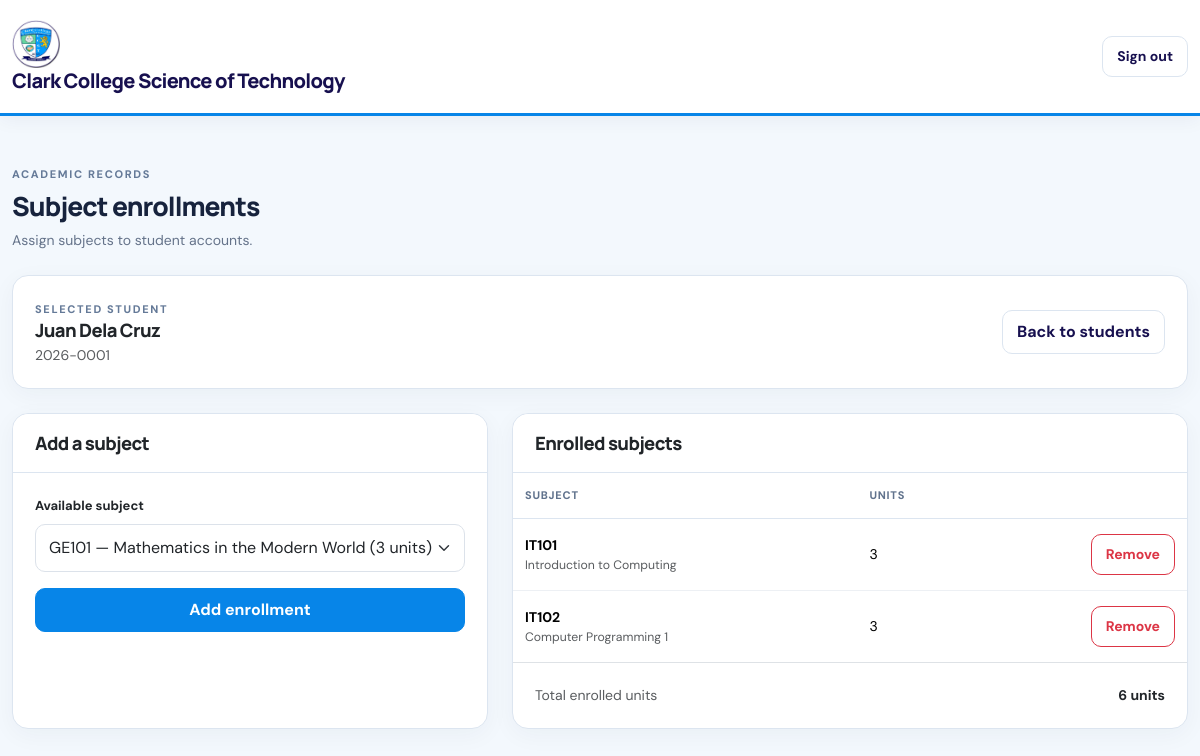
Screenshot of /admin/enrollments/manage.php?student_id=2 (signed in) with the database file from the repository.
### tables this page shows
CREATE TABLE IF NOT EXISTS users (
  id INT AUTO_INCREMENT PRIMARY KEY,
  student_no VARCHAR(30) NULL UNIQUE,
  full_name VARCHAR(100) NOT NULL,
  username VARCHAR(50) NOT NULL UNIQUE,
  password VARCHAR(255) NOT NULL,
  role ENUM('admin','student') NOT NULL DEFAULT 'student',
  created_at TIMESTAMP NOT NULL DEFAULT CURRENT_TIMESTAMP
);

CREATE TABLE IF NOT EXISTS subjects (
  id INT AUTO_INCREMENT PRIMARY KEY,
  subject_code VARCHAR(20) NOT NULL UNIQUE,
  subject_name VARCHAR(100) NOT NULL,
  units INT NOT NULL,
  created_at TIMESTAMP NOT NULL DEFAULT CURRENT_TIMESTAMP
);

### config/helpers.php (called while the page is built, shortened)
<?php
function e($value) { return htmlspecialchars((string)$value, ENT_QUOTES, 'UTF-8'); }

### admin/enrollments/manage.php (the view, shortened to what this page needs)
<?php
require_once '../../config/database.php';require_once '../../config/helpers.php';require_role('admin');$studentId=(int)($_GET['student_id']??$_POST['student_id']??0);$stmt=mysqli_prepare($conn,"SELECT id,student_no,full_name FROM users WHERE id=? AND role='student'");mysqli_stmt_bind_param($stmt,'i',$studentId);mysqli_stmt_execute($stmt);$student=mysqli_fetch_assoc(mysqli_stmt_get_result($stmt));$error='';
$subjects=$student?mysqli_query($conn,'SELECT s.id,s.subject_code,s.subject_name,s.units FROM subjects s WHERE NOT EXISTS(SELECT 1 FROM enrollments e WHERE e.student_id='.(int)$studentId.' AND e.subject_id=s.id) ORDER BY s.subject_code'):false;
$enrolled=$student?mysqli_query($conn,'SELECT s.id,s.subject_code,s.subject_name,s.units FROM subjects s JOIN enrollments e ON e.subject_id=s.id WHERE e.student_id='.(int)$studentId.' ORDER BY s.subject_code'):false;
?>
<!doctype html><html lang="en"><head><meta charset="utf-8"><meta name="viewport" content="width=device-width, initial-scale=1"><title>Enrollments · Clark College Science of Technology</title><link href="../../assets/vendor/bootstrap/css/bootstrap.min.css" rel="stylesheet"><link href="../../assets/css/style.css" rel="stylesheet"></head><body><nav class="navbar"><div class="container app-container"><a class="navbar-brand" href="../dashboard.php"><img class="school-logo school-logo-nav" src="../../assets/images/school-logo.jpg" alt="Clark College of Science and Technology logo">Clark College Science of Technology</a><a class="btn btn-light btn-sm" href="../../logout.php">Sign out</a></div></nav><main class="container app-container pb-5"><div class="page-head"><div><p class="eyebrow">ACADEMIC RECORDS</p><h2>Subject enrollments</h2><p class="subheading">Assign subjects to student accounts.</p></div></div><?php show_flash();?>
<?php if(!$student):?><section class="card"><div class="card-header"><h3 class="mb-0">Choose a student</h3></div><div class="card-body"><form method="get" class="row g-3 align-items-end"><div class="col-md-9"><label class="form-label">Student</label><select class="form-select" name="student_id" required><option value="">Select a student…</option><?php while($s=mysqli_fetch_assoc($students)):?><option value="<?=(int)$s['id']?>"><?=e(($s['student_no']?:'No student number').' — '.$s['full_name'])?></option><?php endwhile;?></select></div><div class="col-md-3"><button class="btn btn-primary w-100">Manage enrollments</button></div></form></div></section>
<?php else:?><div class="card mb-4"><div class="card-body d-flex flex-wrap align-items-center justify-content-between gap-3"><div><span class="eyebrow">SELECTED STUDENT</span><h3 class="mb-1"><?=e($student['full_name'])?></h3><span class="text-muted"><?=e($student['student_no'])?></span></div><a class="btn btn-light" href="../students/index.php">Back to students</a></div></div><div class="row g-4"><div class="col-lg-5"><section class="card h-100"><div class="card-header"><h3 class="mb-0">Add a subject</h3></div><div class="card-body"><?php if($subjects&&mysqli_num_rows($subjects)):?><form method="post"><input type="hidden" name="csrf_token" value="<?=e(csrf_token())?>"><input type="hidden" name="student_id" value="<?=$studentId?>"><input type="hidden" name="action" value="add"><label class="form-label">Available subject</label><select class="form-select mb-3" name="subject_id" required><?php while($s=mysqli_fetch_assoc($subjects)):?><option value="<?=(int)$s['id']?>"><?=e($s['subject_code'].' — '.$s['subject_name'].' ('.$s['units'].' units)')?></option><?php endwhile;?></select><button class="btn btn-primary w-100">Add enrollment</button></form><?php else:?><div class="empty-state"><strong>No available subjects</strong>All subjects may already be assigned, or the catalog is empty.</div><?php endif;?></div></section></div><div class="col-lg-7"><section class="card"><div class="card-header"><h3 class="mb-0">Enrolled subjects</h3></div><div class="table-responsive"><table class="table"><thead><tr><th>Subject</th><th>Units</th><th></th></tr></thead><tbody><?php $units=0;if($enrolled&&mysqli_num_rows($enrolled)):while($s=mysqli_fetch_assoc($enrolled)):$units+=(int)$s['units'];?><tr><td><strong><?=e($s['subject_code'])?></strong><div class="small text-muted"><?=e($s['subject_name'])?></div></td><td><?=(int)$s['units']?></td><td class="text-end"><form method="post" onsubmit="return confirm('Remove this subject enrollment?')"><input type="hidden" name="csrf_token" value="<?=e(csrf_token())?>"><input type="hidden" name="student_id" value="<?=$studentId?>"><input type="hidden" name="subject_id" value="<?=(int)$s['id']?>"><input type="hidden" name="action" value="remove"><button class="btn btn-outline-danger btn-sm">Remove</button></form></td></tr><?php endwhile;else:?><tr><td colspan="3"><div class="empty-state"><strong>No enrollments yet</strong>Add a subject using the form.</div></td></tr><?php endif;?></tbody></table></div><div class="card-body border-top d-flex justify-content-between"><span class="text-muted">Total enrolled units</span><strong><?=$units?> units</strong></div></section></div></div><?php endif;?></main><script src="../../assets/vendor/bootstrap/js/bootstrap.bundle.min.js"></script></body></html>

### assets/css/style.css (style rules this page uses)
:root { --ink:#182230;--muted:#697586;--line:#e6eaf0;--primary:#4f46e5;--primary-dark:#3730a3;--surface:#fff;--page:#f5f7fb }
* { box-sizing:border-box }
body { background:var(--page);color:var(--ink);font-family:'DM Sans',system-ui,sans-serif;font-size:14px }
h1,h2,h3,h4,.navbar-brand { font-family:'Manrope',sans-serif;letter-spacing:-.035em }
h2 { font-size:1.65rem;font-weight:800 }
h3 { font-size:1.15rem;font-weight:750 }
.navbar { background:#fff;border-bottom:1px solid var(--line);padding:15px 0 }
.navbar-brand { font-weight:800;color:var(--ink)!important }
.app-container { max-width:1240px }
.page-head { display:flex;justify-content:space-between;align-items:flex-start;gap:20px;margin:30px 0 24px }
.eyebrow { font-size:11px;letter-spacing:.15em;font-weight:800;color:#8792a2;margin:20px 0 8px }
.subheading { color:var(--muted);margin:8px 0 0 }
.card { border:1px solid var(--line);border-radius:16px;box-shadow:0 5px 20px #17203305;background:#fff }
.card-header { background:#fff;border-bottom:1px solid var(--line);padding:18px 22px;border-radius:16px 16px 0 0!important }
.card-body { padding:22px }
.table { --bs-table-bg:transparent;vertical-align:middle;margin:0 }
.table thead th { font-size:11px;text-transform:uppercase;letter-spacing:.07em;color:#8490a0;font-weight:800;border-bottom:1px solid var(--line);padding:14px 12px;white-space:nowrap }
.table tbody td { padding:15px 12px;border-color:#edf0f4 }
.table tbody tr:last-child td { border-bottom:0 }
.form-control,.form-select { border-color:#dce2ea;border-radius:10px;padding:11px 13px }
.form-label { font-weight:700;font-size:13px }
.btn { border-radius:10px;font-weight:700;padding:9px 14px }
.btn-primary { background:var(--primary);border-color:var(--primary) }
.btn-light { border:1px solid var(--line);background:#fff }
:root { --ink:#17233d;--muted:#65738a;--line:#dce5f0;--primary:#0876d9;--primary-dark:#0756a3;--surface:#fff;--page:#f3f8fd;--cct-navy:#17104f;--cct-blue:#0785e8;--cct-light-blue:#e9f5ff;--cct-green:#55c99a;--cct-gold:#e9b72e }
body { background:var(--page);color:var(--ink) }
.navbar { background:#fff;border-bottom:3px solid var(--cct-blue);box-shadow:0 4px 18px rgba(23,16,79,.05) }
.navbar-brand { color:var(--cct-navy)!important;white-space:normal;line-height:1.25;max-width:75% }
.school-logo { display:block;width:100%;height:auto;object-fit:contain;object-position:center }
.school-logo-nav { width:48px;height:auto;max-height:48px;flex:0 0 auto;margin-right:8px }
.btn-primary { background:var(--cct-blue);border-color:var(--cct-blue) }
.eyebrow { color:#657a98 }
.card { box-shadow:0 6px 24px rgba(23,35,61,.045) }
.table thead th { color:#61738d }
.btn-light { color:var(--cct-navy) }

### rows the page displays
users: full_name "Juan Dela Cruz", student_no "2026-0001"
subjects: subject_code "IT101", subject_name "Introduction to Computing", units "3"
subjects: subject_code "IT102", subject_name "Computer Programming 1", units "3"

### other values shown
$units "6"
form field subject_id "GE101 — Mathematics in the Modern World (3 units)"
